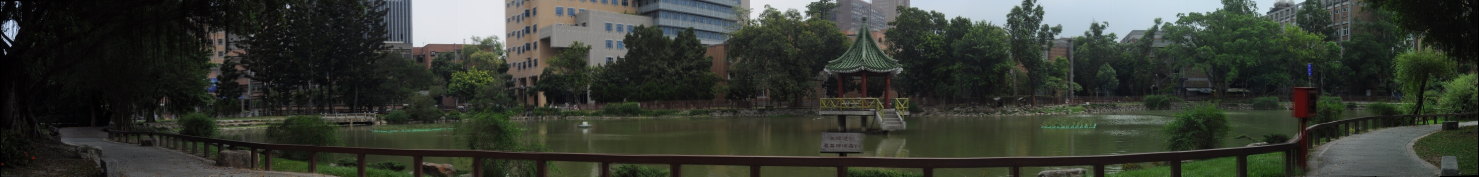
#> input picture artifact.jpg, 4437 x 529 px (shown at 1/3 size)
$ python -i feature.py   (imports and definitions only)
#> lines starting #> are read from the running program, lines starting #| are printed output that depends on the picture
import numpy as np
import matplotlib.pyplot as plt
import cv2
import os,sys

# [10 lines left out: function read_imgs, not called in this run]


def response_R(img,k=0.04):

#> called with k = 0.04
    gray = cv2.cvtColor(img, cv2.COLOR_RGB2GRAY)/255.0
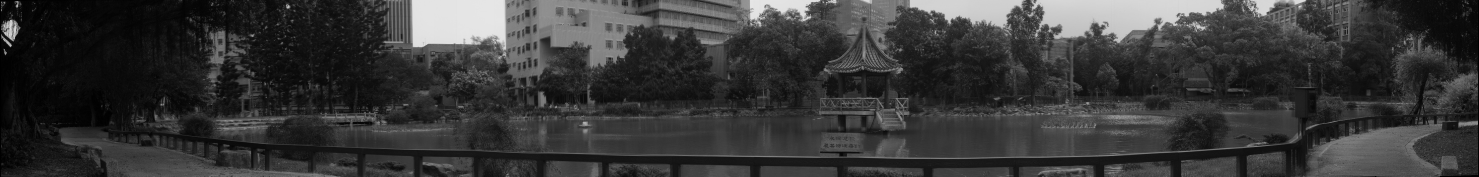
#> gray: shape (529, 4437) float64 (shown at 1/3 size); min 0, max 0.933, mean 0.22
    dy,dx = np.gradient(gray)
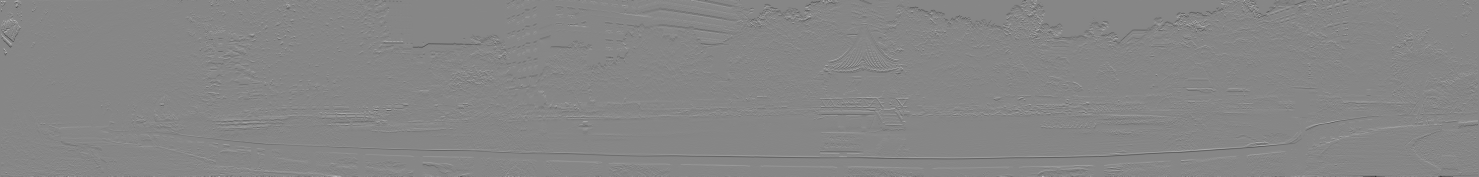
#> dy: shape (529, 4437) float64 (shown at 1/3 size); min -0.502, max 0.447, mean -0.000417; drawn with min black and max white
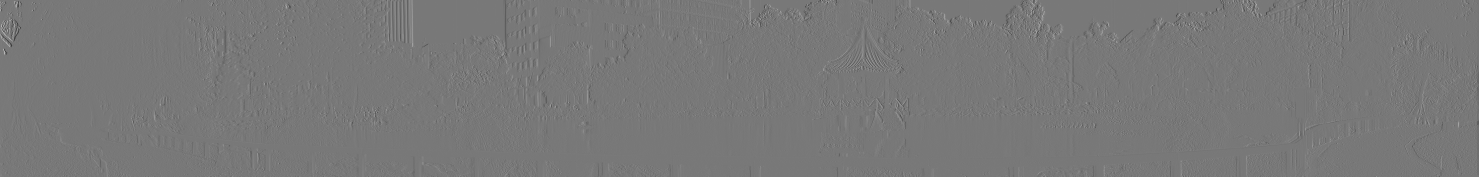
#> dx: shape (529, 4437) float64 (shown at 1/3 size); min -0.394, max 0.437, mean -5.85e-08; drawn with min black and max white

    Iyy = dy**2
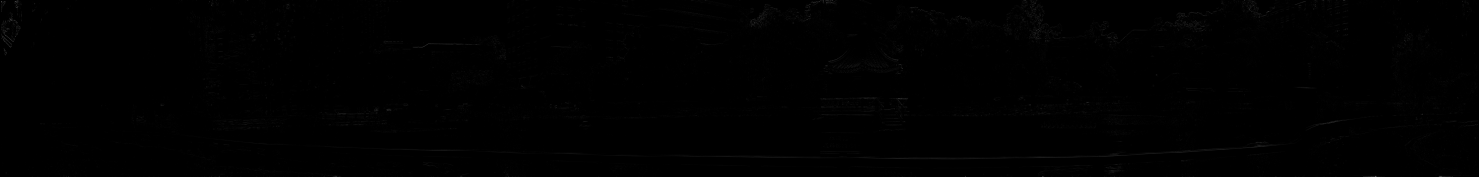
#> Iyy: shape (529, 4437) float64 (shown at 1/3 size); min 0, max 0.252, mean 0.000829; drawn with min black and max white
    Ixx = dx**2
    Ixy = dx*dy

    Sy2 = cv2.GaussianBlur(Iyy,(3,3),1)
    Sx2 = cv2.GaussianBlur(Ixx,(3,3),1)
    Sxy = cv2.GaussianBlur(Ixy,(3,3),1)

    response = np.zeros((img.shape[0],img.shape[1]))

    for y in range(img.shape[0]):
        for x in range(img.shape[1]):
            M = np.array([[Sx2[y][x], Sxy[y][x]],
                         [Sxy[y][x], Sy2[y][x]]])
            det_M = np.linalg.det(M)
            trace_M = Sx2[y][x] + Sy2[y][x]
            R = det_M - k*(trace_M**2)
            response[y][x] = R

    return response


# [83 lines left out: functions img_feature, img_descriptor, feature_matching, matched_pairs_plot, not called in this run]


# [24 lines not run here, left out]

>>> import cv2
>>> picture = cv2.cvtColor(cv2.imread('artifact.jpg'), cv2.COLOR_BGR2RGB)
>>> result = response_R(picture)
